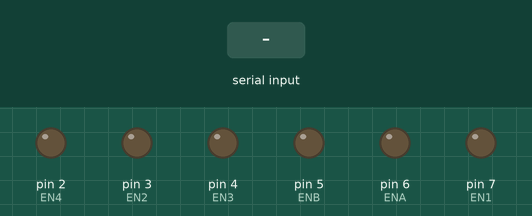
This sketch was run on a simulated Arduino Uno, built with avr-gcc and run on an emulated ATmega328P. On the bench: output pins drawn as LEDs (lit = HIGH). Inputs (shaded band) come from the test bench.

Above: at 1.2 s.
1.3 s: "f" received over the second serial link
At 3.2 s:
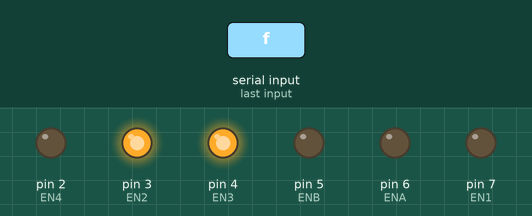
3.8 s: "l" received over the second serial link
At 6.0 s:
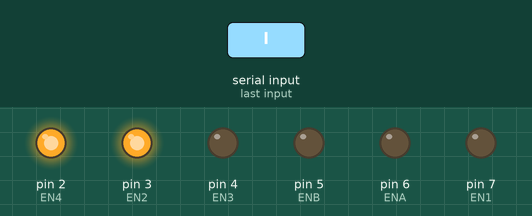
6.3 s: "r" received over the second serial link
At 8.1 s:
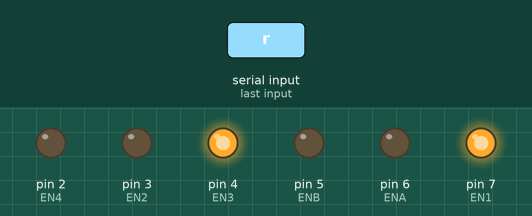
Timing chart, 0 to 9.6 s (numbered marks = the images above; inputs shaded):
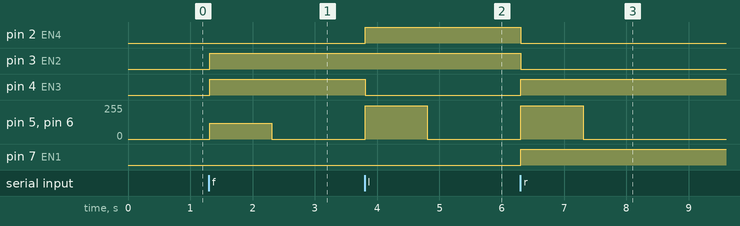

The sketch:

bluetooth_manipulate.ino
```cpp
#include <SoftwareSerial.h>

#define ENA 6
#define EN1 7
#define EN2 3
#define ENB 5
#define EN3 4
#define EN4 2

SoftwareSerial bt_serial(9,8);

int speed = 120;
int tspeed = 250;

void setup() {
  // put your setup code here, to run once:
    bt_serial.begin(9600);
    pinMode(ENA,OUTPUT);
    pinMode(ENB,OUTPUT);
    pinMode(EN3,OUTPUT);
    pinMode(EN4,OUTPUT);
    pinMode(EN1,OUTPUT);
    pinMode(EN2,OUTPUT);
}

void loop() {
  // put your main code here, to run repeatedly:
  if (bt_serial.available() > 0){
    byte data = (byte) bt_serial.read();
    if (data == 'e'){
      bt_serial.println("EMERGENCY");
      analogWrite(ENA,0);
      analogWrite(ENB,0);
      delay(3000);
    } else if (data == 'f'){
      bt_serial.println("FORWARD");
      digitalWrite(EN1, LOW);
    digitalWrite(EN2, HIGH);
    digitalWrite(EN3, HIGH);
    digitalWrite(EN4, LOW);
    analogWrite(ENA, speed);
    analogWrite(ENB, speed);
    delay(1000);
    analogWrite(ENA,0);
      analogWrite(ENB,0);
      } else if (data == 'l'){
      bt_serial.println("LEFT");
      digitalWrite(EN1, LOW);
    digitalWrite(EN2, HIGH);
    analogWrite(ENA, tspeed);
    digitalWrite(EN3, LOW);
    digitalWrite(EN4, HIGH);
    analogWrite(ENB, tspeed);
    delay(1000);
    analogWrite(ENA,0);
      analogWrite(ENB,0);
      } else if (data == 'r'){
      bt_serial.println("RIGHT");
      digitalWrite(EN1, HIGH);
    digitalWrite(EN2, LOW);
    analogWrite(ENA, tspeed);
    digitalWrite(EN3, HIGH);
    digitalWrite(EN4, LOW);
    analogWrite(ENB, tspeed);
    delay(1000);
    analogWrite(ENA,0);
      analogWrite(ENB,0);
      }
  }
}
```

Measured:
- after the input at 1.3 s, pin 3 (EN2), pin 4 (EN3): LOW → HIGH at once; pin 5 (ENB), pin 6 (ENA): 0/255 → 120/255 at once, → 0/255 1.0 s later
- after the input at 3.8 s, pin 2 (EN4): LOW → HIGH at once; pin 4 (EN3): HIGH → LOW at once; pin 5 (ENB), pin 6 (ENA): 0/255 → 250/255 at once, → 0/255 1.0 s later
- after the input at 6.3 s, pin 2 (EN4), pin 3 (EN2): HIGH → LOW at once; pin 4 (EN3), pin 7 (EN1): LOW → HIGH at once; pin 5 (ENB), pin 6 (ENA): 0/255 → 250/255 at once, → 0/255 1.0 s later
